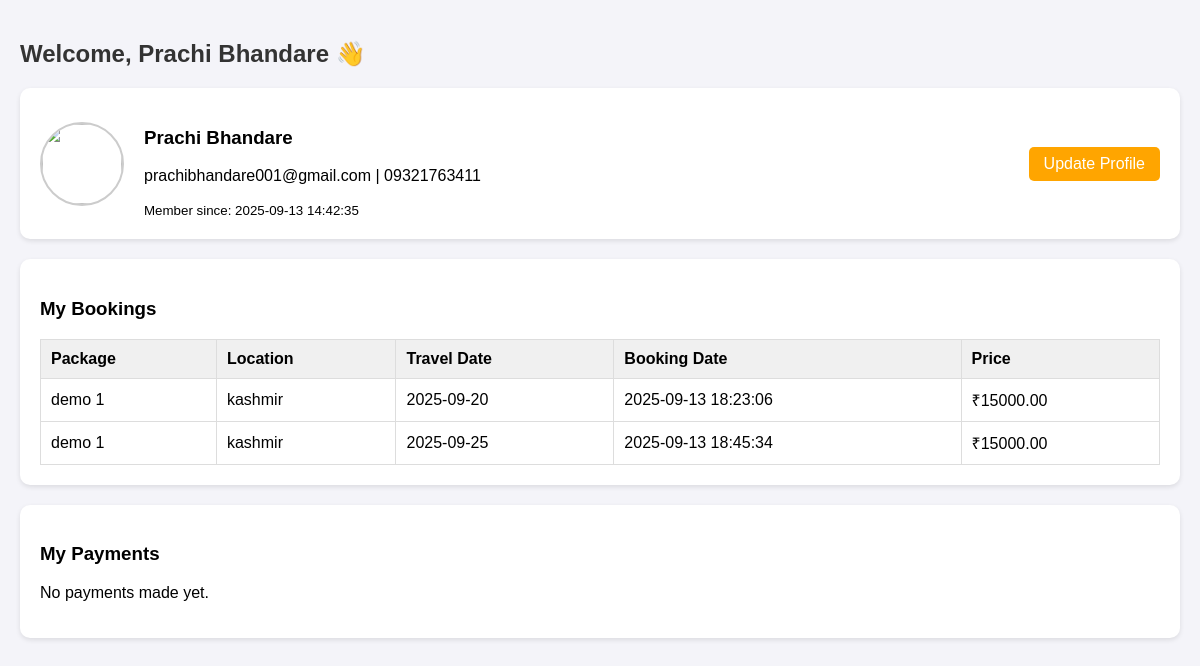
The app's page /userdashboard.php (signed in) with its own data.
### tables this page shows
CREATE TABLE `users` (
  `user_id` int NOT NULL,
  `name` varchar(150) NOT NULL,
  `email` varchar(150) NOT NULL,
  `phone` varchar(20) DEFAULT NULL,
  `password` varchar(255) NOT NULL,
  `profile_photo` varchar(255) DEFAULT NULL,
  `created_at` timestamp NULL DEFAULT CURRENT_TIMESTAMP,
  `profile_pic` varchar(255) DEFAULT NULL,
  `is_admin` tinyint(1) NOT NULL DEFAULT '0'
);

CREATE TABLE `booking` (
  `booking_id` int NOT NULL,
  `package_id` int NOT NULL,
  `user_id` int NOT NULL,
  `travel_date` date NOT NULL,
  `booking_date` timestamp NULL DEFAULT CURRENT_TIMESTAMP
);

CREATE TABLE `tour_package` (
  `package_id` int NOT NULL,
  `title` varchar(255) NOT NULL,
  `location` varchar(150) NOT NULL,
  `image` varchar(255) DEFAULT NULL,
  `price` decimal(10,2) NOT NULL,
  `duration` varchar(100) NOT NULL,
  `description` text,
  `images` json DEFAULT NULL
);

### userdashboard.php (the view, shortened to what this page needs)
<?php
include 'db.conn.php';
$user_id = $_SESSION['user_id'];
$user_query = $mysqli->prepare("SELECT name, email, phone, profile_photo, created_at FROM users WHERE user_id = ?");
$user_query->bind_param("i", $user_id);
$user_query->execute();
$user = $user_query->get_result()->fetch_assoc();
$booking_query = $mysqli->prepare("
    SELECT b.booking_id, b.travel_date, b.booking_date, t.title, t.location, t.price
    FROM booking b
    JOIN tour_package t ON b.package_id = t.package_id
    WHERE b.user_id = ?
");
$booking_query->bind_param("i", $user_id);
$booking_query->execute();
$bookings = $booking_query->get_result();
$payment_query = $mysqli->prepare("
    SELECT p.payment_id, p.method, p.amount, p.payment_date, p.status, b.booking_id
    FROM payment p
    JOIN booking b ON p.booking_id = b.booking_id
    WHERE p.user_id = ?
");
$payment_query->bind_param("i", $user_id);
$payment_query->execute();
$payments = $payment_query->get_result();
?>
<!DOCTYPE html>
<html lang="en">
<head>
</head>
<body>
<h2>Welcome, <?= htmlspecialchars($user['name']) ?> 👋</h2>
<div class="card profile">
  <div style="display:flex;align-items:center;">
    <img src="<?= $user['profile_photo'] ?: 'default.png' ?>">
    <div>
      <h3><?= htmlspecialchars($user['name']) ?></h3>
      <p><?= htmlspecialchars($user['email']) ?> | <?= htmlspecialchars($user['phone']) ?></p>
      <small>Member since: <?= $user['created_at'] ?></small>
    </div>
  </div>
  <a href="update_profile.php" class="btn">Update Profile</a>
</div>
<div class="card">
  <h3>My Bookings</h3>
  <?php if ($bookings->num_rows > 0): ?>
    <table>
      <tr>
        <th>Package</th>
        <th>Location</th>
        <th>Travel Date</th>
        <th>Booking Date</th>
        <th>Price</th>
      </tr>
      <?php while ($b = $bookings->fetch_assoc()): ?>
        <tr>
          <td><?= htmlspecialchars($b['title']) ?></td>
          <td><?= htmlspecialchars($b['location']) ?></td>
          <td><?= $b['travel_date'] ?></td>
          <td><?= $b['booking_date'] ?></td>
          <td>₹<?= $b['price'] ?></td>
        </tr>
      <?php endwhile; ?>
    </table>
  <?php else: ?>
    <p>No bookings yet.</p>
  <?php endif; ?>
</div>
<div class="card">
  <h3>My Payments</h3>
  <?php if ($payments->num_rows > 0): ?>
    <table>
      <tr>
        <th>Payment ID</th>
        <th>Booking ID</th>
        <th>Method</th>
        <th>Amount</th>
        <th>Date</th>
        <th>Status</th>
      </tr>
      <?php while ($p = $payments->fetch_assoc()): ?>
        <tr>
          <td><?= $p['payment_id'] ?></td>
          <td><?= $p['booking_id'] ?></td>
          <td><?= htmlspecialchars($p['method']) ?></td>
          <td>₹<?= $p['amount'] ?></td>
          <td><?= $p['payment_date'] ?></td>
          <td><?= htmlspecialchars($p['status']) ?></td>
        </tr>
      <?php endwhile; ?>
    </table>
  <?php else: ?>
    <p>No payments made yet.</p>
  <?php endif; ?>
</div>
</body>
</html>

### userdashboard.php (style rules this page uses)
body { font-family: Arial, sans-serif; background: #f4f4f9; margin: 0; padding: 20px; }
h2 { color: #333; }
.card { background: #fff; border-radius: 10px; padding: 20px; margin-bottom: 20px; box-shadow: 0 2px 5px rgba(0,0,0,0.1); }
.profile { display: flex; align-items: center; justify-content: space-between; }
.profile img { border-radius: 50%; margin-right: 20px; width: 80px; height: 80px; object-fit: cover; border: 2px solid #ccc; }
table { width: 100%; border-collapse: collapse; margin-top: 10px; }
table, th, td { border: 1px solid #ddd; }
th, td { padding: 10px; text-align: left; }
th { background: #f0f0f0; }
.btn { padding: 8px 15px; background: orange; border: none; border-radius: 5px; color: white; cursor: pointer; text-decoration: none; }

### records on screen
users: name "Prachi Bhandare", email "prachibhandare001@gmail.com", phone "09321763411", created_at "2025-09-13 14:42:35"
booking: package.title "demo 1", package.location "kashmir", travel_date "2025-09-20", booking_date "2025-09-13 18:23:06", package.price "15000.00"
booking: package.title "demo 1", package.location "kashmir", travel_date "2025-09-25", booking_date "2025-09-13 18:45:34", package.price "15000.00"
